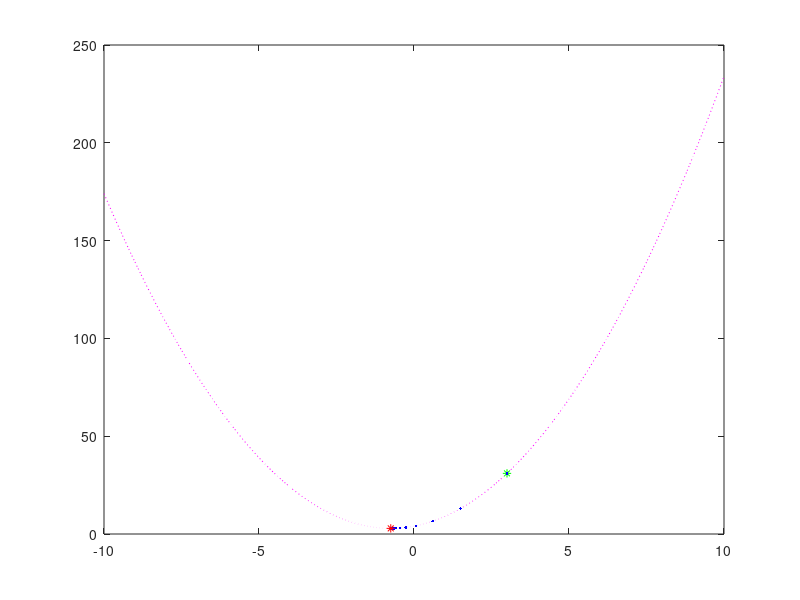
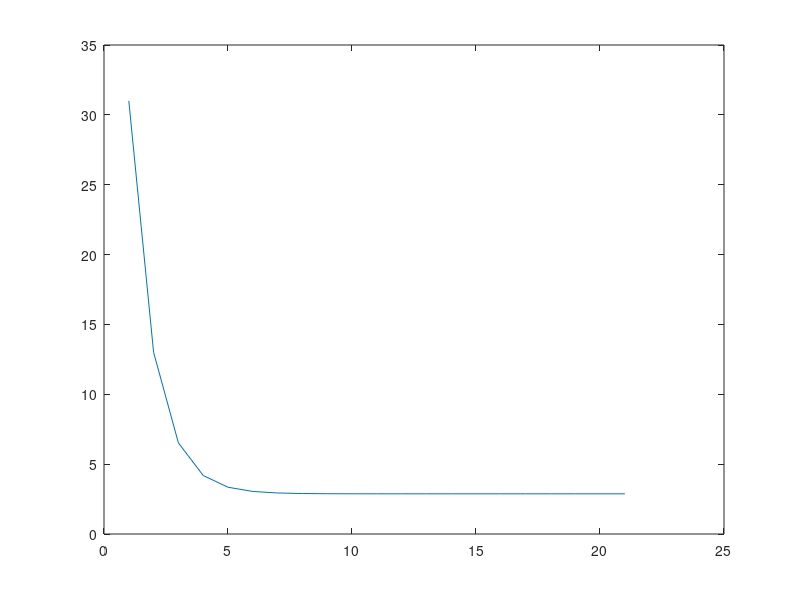

These charts were generated, in order, by the following MATLAB code:
% M,Amintoosi, HSU, 2018
% Gradient Descent

clc
clear
close all
f = [2 3 4];  % 2x^2 +3x + 4
gf = polyder(f);
x = -10:.1:10;
y = polyval(f,x);
figure(1)
plot(x,y,':m');%5,'LineWidth',2)
hold on
%%
maxIter = 20;
alpha = .1;
s = 3;
plot(s,polyval(f,s),'*g')
for k=1:maxIter
    Fs(k) = polyval(f,s);
    plot(s,polyval(f,s),'.b')
    pause(.5)
    s = s - alpha*polyval(gf,s)
end
Fs(maxIter+1) = polyval(f,s);
s
Fs(end)

plot(s,polyval(f,s),'*r')
hold off

figure(2)
plot(Fs)


%%
% fun = @(x) x(1)-x(2)+2*x(1)^2+2*x(1)*x(2)+x(2)^2
% plotobjective(fun,[-20 20; -20 20]);